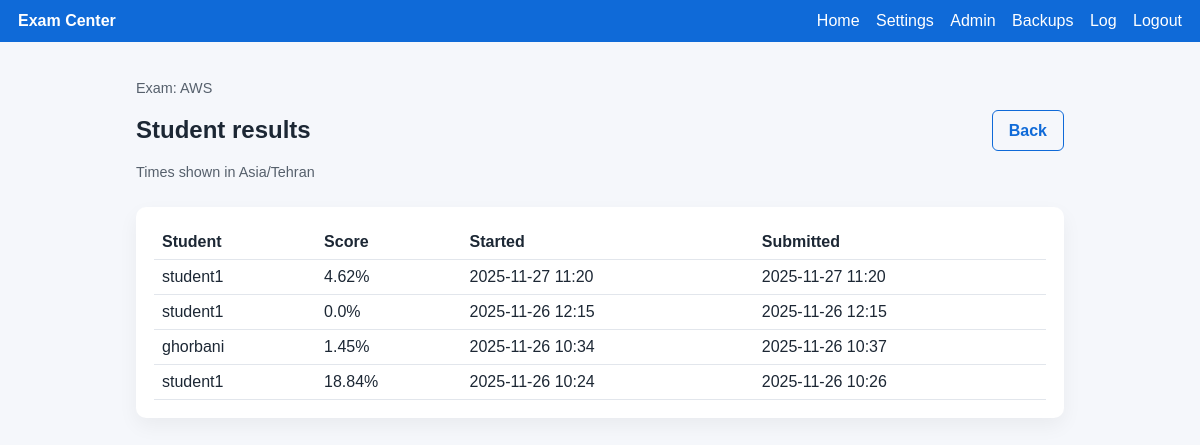
The page /instructor/exams/7/results (signed in) on the database as committed earlier.
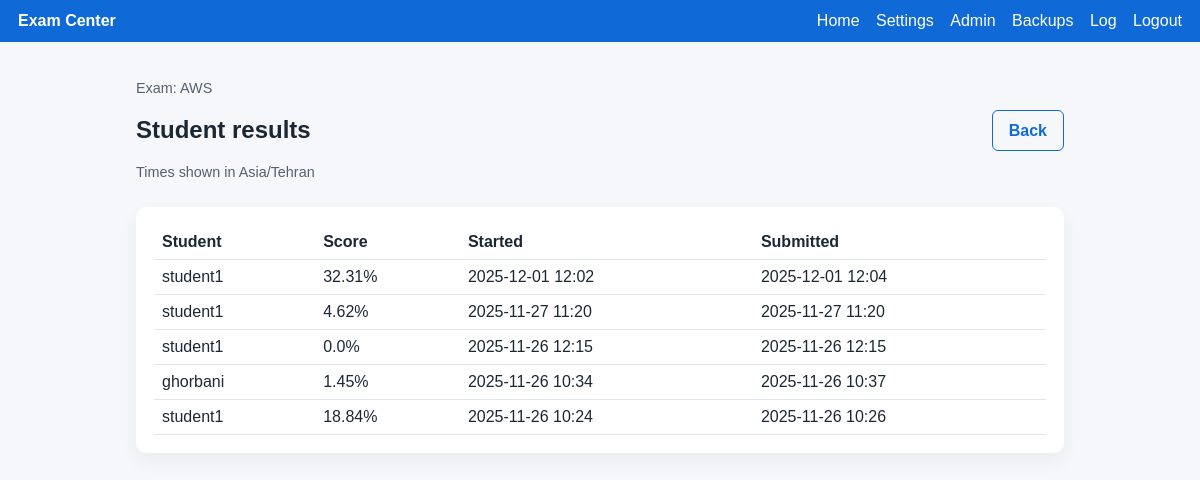
The same page on the database as committed later.
### app/models/__init__.py (models this page shows, shortened)
class User(db.Model):
    id = db.Column(db.Integer, primary_key=True)
    username = db.Column(db.String(80), unique=True, nullable=False)
    password_hash = db.Column(db.String(256), nullable=False)
    role = db.Column(db.String(20), nullable=False)  # instructor or student
    full_name = db.Column(db.String(120))
    tenant_id = db.Column(db.Integer, db.ForeignKey("tenant.id"), nullable=False)
    tenant = db.relationship("Tenant")
    instructor_id = db.Column(db.Integer, db.ForeignKey("user.id"))
    instructor = db.relationship("User", remote_side=[id], backref="students", foreign_keys=[instructor_id])
    timezone = db.Column(db.String(64))

class Attempt(db.Model):
    id = db.Column(db.Integer, primary_key=True)
    exam_id = db.Column(db.Integer, db.ForeignKey("exam.id"), nullable=False)
    student_id = db.Column(db.Integer, db.ForeignKey("user.id"), nullable=False)
    started_at = db.Column(db.DateTime, nullable=False, default=datetime.utcnow)
    submitted_at = db.Column(db.DateTime)
    score_percent = db.Column(db.Float)
    num_correct = db.Column(db.Integer)
    num_questions = db.Column(db.Integer)
    question_order = db.Column(db.Text, nullable=False)  # JSON list of question IDs
    tenant_id = db.Column(db.Integer, db.ForeignKey("tenant.id"), nullable=False)
    tenant = db.relationship("Tenant")
    student = db.relationship("User")
    exam = db.relationship("Exam", backref="attempts")

### app/controllers/instructor.py (the view)
@bp.route("/instructor/exams/<int:exam_id>/results")
@login_required(role=["instructor", "admin"])
def instructor_exam_results(exam_id):
    user = get_current_user()
    exam = db.session.get(Exam, exam_id)
    if not exam or exam.deleted_at:
        abort(404)
    if user.role != "admin" and (exam.created_by != user.id or exam.tenant_id != user.tenant_id):
        abort(403)
    user_tz = user.timezone or "UTC"
    attempts_raw = Attempt.query.filter_by(exam_id=exam.id).order_by(Attempt.started_at.desc()).all()
    attempts = []
    for att in attempts_raw:
        attempts.append(
            {
                "obj": att,
                "student": att.student,
                "started_local": fmt_dt(to_local(att.started_at, user_tz)),
                "submitted_local": fmt_dt(to_local(att.submitted_at, user_tz)),
            }
        )
    return render_template(
        "exam_results.html",
        exam=exam,
        attempts=attempts,
        user_timezone=user_tz,
    )

### app/controllers/core.py (called while the page is built)
@bp.before_app_request
def log_access():
    if request.path.startswith("/static"):
        return
    user = get_current_user()
    tenant_id = user.tenant_id if user else None
    ip = request.headers.get("X-Forwarded-For", request.remote_addr)
    try:
        entry = AccessLog(
            ip=ip,
            path=request.path[:400],
            method=request.method,
            user_agent=(request.headers.get("User-Agent") or "")[:400],
            user_id=user.id if user else None,
            tenant_id=tenant_id,
        )
        db.session.add(entry)
        db.session.commit()
    except Exception:
        db.session.rollback()

### app/services/timezone.py (called while the page is built)
def to_local(dt: datetime | None, tz_name: str) -> datetime | None:
    if not dt:
        return dt
    try:
        tz = ZoneInfo(tz_name)
    except Exception:  # pragma: no cover
        tz = timezone.utc
    if dt.tzinfo is None:
        dt = dt.replace(tzinfo=timezone.utc)
    return dt.astimezone(tz)

def fmt_dt(dt: datetime | None) -> str:
    if not dt:
        return ""
    return dt.strftime("%Y-%m-%d %H:%M")

### app/utils/auth.py (called while the page is built)
def get_current_user():
    uid = session.get("user_id")
    if not uid:
        return None
    return db.session.get(User, uid)

### templates/exam_results.html
{% extends "layout.html" %}
{% block content %}
<div class="toolbar">
  <div>
    <p class="hint">Exam: {{ exam.title }}</p>
    <h2>Student results</h2>
    <p class="hint">Times shown in {{ user_timezone }}</p>
  </div>
  <a class="btn ghost" href="{{ url_for('instructor.instructor_dashboard') }}">Back</a>
</div>
<div class="card">
  {% if attempts %}
    <table class="table">
      <thead>
        <tr>
          <th>Student</th>
          <th>Score</th>
          <th>Started</th>
          <th>Submitted</th>
        </tr>
      </thead>
      <tbody>
        {% for item in attempts %}
          <tr>
            <td>{{ item.student.username }}</td>
            <td>{% if item.obj.submitted_at %}{{ item.obj.score_percent }}%{% else %}In progress{% endif %}</td>
            <td>{{ item.started_local }}</td>
            <td>{{ item.submitted_local or "-" }}</td>
          </tr>
        {% endfor %}
      </tbody>
    </table>
  {% else %}
    <p>No attempts yet.</p>
  {% endif %}
</div>
{% endblock %}

Rows that differ between the two databases and show on the page:
added Attempt: obj.score_percent "32.31"
Other text that changed with them:
new list line: "student1"
new list line: "% 2025-12-01 12:02 2025-12-01 12:04"
